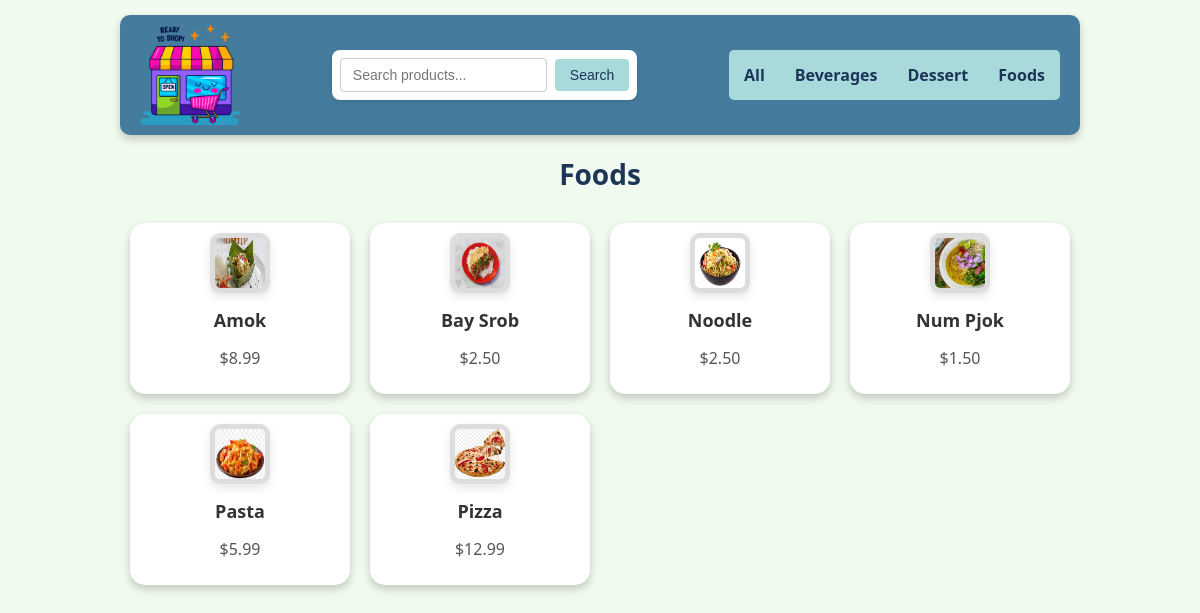
The page /categories/1/ on the database its author committed.
### shop/models.py (models this page shows, shortened)
class Category(models.Model):
    name = models.CharField(max_length=30)

class Product(models.Model):
    name = models.CharField(max_length=30)
    category = models.ForeignKey(Category, on_delete=models.CASCADE)
    price = models.FloatField()
    volume = models.CharField(max_length=10)
    description = models.CharField(max_length=255)
    image = models.ImageField(upload_to='Images/', blank=True, null=True)

### shop/views/indexview.py (the view)
# urls.py: path('categories/<int:id>/', IndexView.as_view(), name='category-details'),
class IndexView(ListView):
    model = Product
    template_name = "shop/index.html"
    context_object_name = 'products'
    ordering = ['name']
    def get_context_data(self, **kwargs):
        context = super().get_context_data(**kwargs)
        categories = Category.objects.order_by("name")
        filter = self.request.GET.get("q", "")
        if filter:
            title = f"Search results for '{filter}'"
            products = Product.objects.filter(name__icontains=filter).order_by("name")
        else:
            title = "All Products"
            products = Product.objects.all().order_by("name")
        context['categories'] = [{'id': c.id, 'name': c.name} for c in categories]
        context['title'] = title
        context['products'] = products
        category_id = self.kwargs.get('id')
        if category_id:
            context['title'] = next((c.name for c in categories if c.id == int(category_id)), "No Category")
            context['products'] = Product.objects.filter(category_id=category_id).order_by("name")
        return context

### shop/templatetags/html_formatters.py (called while the page is built)
def currency_dollar(value):
    return f"${value:.2f}"

### shop/templates/shop/index.html
{% extends "shop/master.html" %}
{% load static %}
{% load html_formatters %}
{% block main %}
<div id="productgrid">
    {% for product in products %}
    <div class="product">
      <img src="{{ product.image.url }}" alt="{{ product.name }}" style="width: 50px; height: 50px;">
      <a href="{% url 'product-details' product.id %}">{{ product.name }}</a>
      <p>{{ product.price| currency_dollar }}</p>
    </div>
  {% endfor %}
</div>
{% endblock %}

### shop/templates/shop/master.html (shortened to what this page needs)
<!DOCTYPE html>
<html lang="en">
<head>
  {% load static %}
  <link rel="stylesheet" href="{% static 'shop/styles/screen.css' %}">
</head>
<body>
  <header>
    <img src="{% static 'shop/Images/shop.png' %}" alt="Logo" class="logo">
    <form method="GET" action="{% url 'index' %}" class="search-form">
      <input type="text" name="q" value="{{ request.GET.q }}" placeholder="Search products...">
      <button type="submit">Search</button>
    </form>
    <nav id="categories">
      <ul>
        <li><a href="{% url 'index' %}">All</a></li>
        {% for category in categories %}
        <li><a href="{% url 'category-details' category.id %}">{{ category.name }}</a></li>
        {% endfor %}
      </ul>
    </nav>
  </header>
  <h1>{{ title }}</h1>
  {% block main %}
  {% endblock %}
</body>
</html>

### shop/static/shop/styles/screen.css (style rules this page uses)
body { font-family: 'Segoe UI', Tahoma, Geneva, Verdana, sans-serif; font-weight: 400; margin: 0; padding: 0; width: 100%; max-width: 960px; margin: 0 auto; background-color: #f1faee; }
header { margin-top: 15px; display: flex; justify-content: space-between; align-items: center; padding: 10px 20px; background-color: #457b9d; border-radius: 10px; box-shadow: 0 4px 8px rgba(0, 0, 0, 0.2); transition: box-shadow 0.3s, transform 0.3s; }
.logo { width: 100px; transition: transform 0.3s, filter 0.3s; }
nav#categories { border-radius: 5px; background-color: #a8dadc; height: 50px; display: flex; align-items: center; transition: background-color 0.3s, transform 0.3s; }
nav#categories ul { list-style: none; padding: 0; margin: 0; display: flex; height: 100%; }
nav#categories ul li { margin: 0 15px; transition: transform 0.3s; }
nav#categories ul li a { color: #1d3557; text-decoration: none; font-size: 16px; font-weight: 600; line-height: 50px; transition: color 0.3s, text-decoration 0.3s, transform 0.3s; }
h1 { color: #1d3557; text-align: center; margin: 20px 0; font-size: 28px; font-weight: 600; transition: color 0.3s, transform 0.3s; }
#productgrid { display: grid; grid-template-columns: repeat(4, 1fr); gap: 20px; justify-content: center; padding: 10px; }
.product { background-color: #fff; border-radius: 15px; text-align: center; overflow: hidden; box-shadow: 0 4px 8px rgba(0, 0, 0, 0.2); transition: transform 0.3s, box-shadow 0.3s, background-color 0.3s; position: relative; padding: 10px; z-index: 0; }
.product img { display: block; max-width: 100%; height: auto; margin: 0 auto; border: 5px solid #ddd; border-radius: 10px; box-shadow: 0 4px 8px rgba(0, 0, 0, 0.1); transition: transform 0.3s, box-shadow 0.3s; }
.product a { display: block; font-size: 18px; font-weight: 600; color: #333; text-decoration: none; margin: 15px 0; transition: color 0.3s, transform 0.3s; z-index: 1; }
.product p { font-size: 16px; color: #555; margin: 0; padding: 0 15px 15px; }
.product::after { content: ''; position: absolute; top: 0; left: 0; width: 100%; height: 100%; background: rgba(0, 0, 0, 0.1); transition: opacity 0.3s; opacity: 0; z-index: -1; }
.search-form { display: flex; align-items: center; margin: 20px 0; padding: 8px; background-color: #fff; border-radius: 8px; box-shadow: 0 2px 4px rgba(0, 0, 0, 0.1); max-width: 500px; margin: 20px auto; transition: box-shadow 0.3s, transform 0.3s; }
.search-form input[type="text"] { flex: 1; padding: 8px 12px; border: 1px solid #ccc; border-radius: 4px; font-size: 14px; outline: none; transition: border-color 0.3s, box-shadow 0.3s; }
.search-form button { padding: 8px 15px; margin-left: 8px; background-color: #a8dadc; color: #1d3557; border: none; border-radius: 4px; font-size: 14px; cursor: pointer; transition: background-color 0.3s, transform 0.3s, box-shadow 0.3s; }

### rows shown on the page
Category: name "Beverages"
Category: name "Dessert"
Category: name "Foods", name "Foods"
Product: image (picture), name "Amok", price "$8.99"
Product: image (picture), name "Bay Srob", price "$2.50"
Product: image (picture), name "Noodle", price "$2.50"
Product: image (picture), name "Num Pjok", price "$1.50"
Product: image (picture), name "Pasta", price "$5.99"
Product: image (picture), name "Pizza", price "$12.99"
